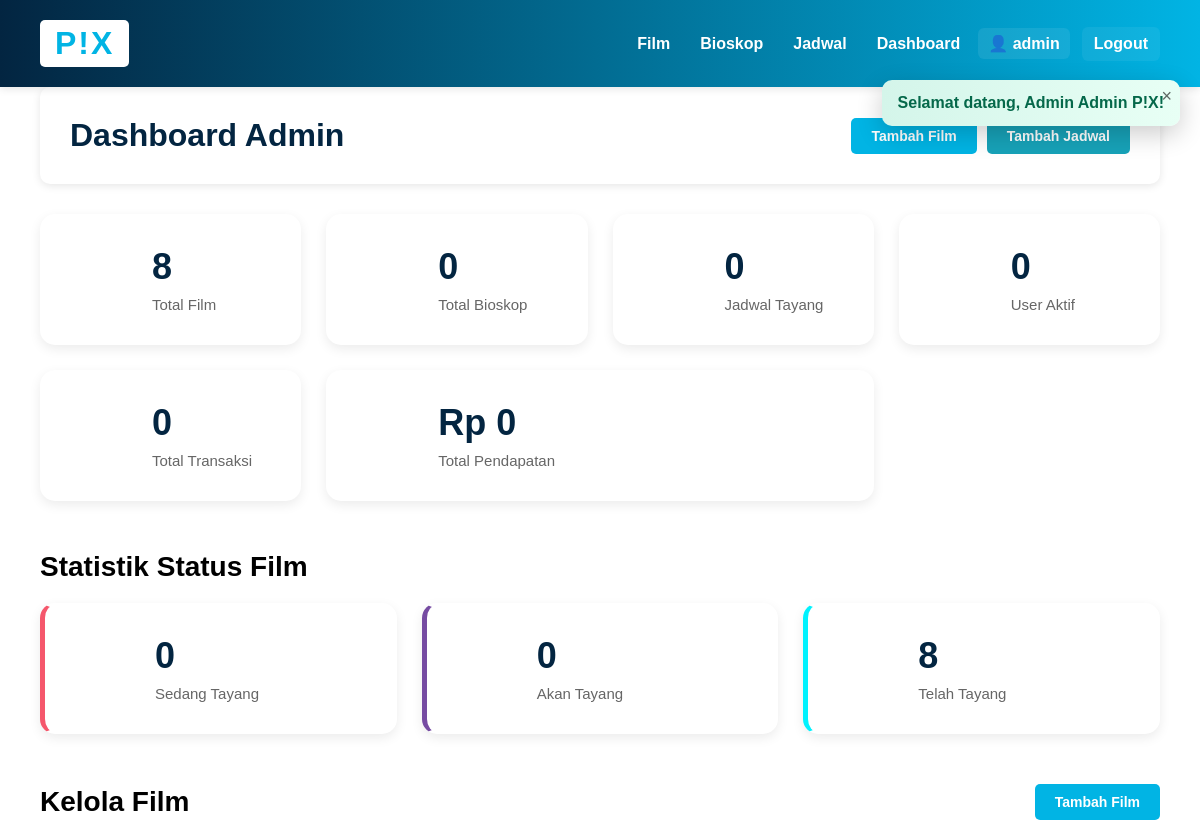
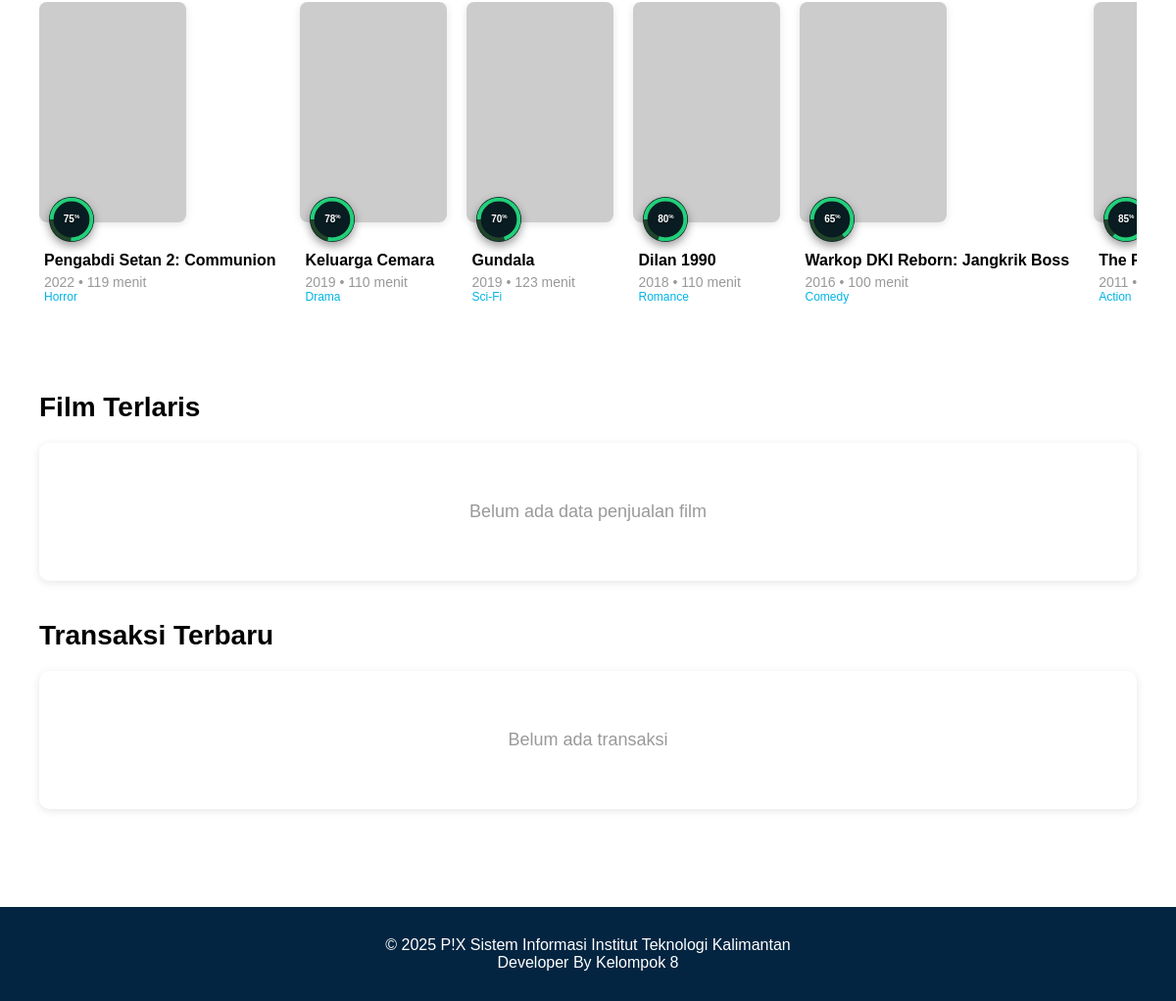
The page /index.php?module=admin&action=dashboard (signed in) on the database its author committed (2 pictures, top to bottom).
### tables this page shows
CREATE TABLE Film (
    id_film INT PRIMARY KEY AUTO_INCREMENT,
    judul_film VARCHAR(200) NOT NULL,
    tahun_rilis YEAR NOT NULL,
    durasi_menit INT NOT NULL,
    sipnosis TEXT,
    rating DECIMAL(3,1) CHECK (rating >= 0 AND rating <= 10),
    poster_url VARCHAR(500) DEFAULT 'https://via.placeholder.com/300x450',
    id_genre INT,
    created_at TIMESTAMP DEFAULT CURRENT_TIMESTAMP,
    updated_at TIMESTAMP DEFAULT CURRENT_TIMESTAMP ON UPDATE CURRENT_TIMESTAMP,
    FOREIGN KEY (id_genre) REFERENCES Genre(id_genre) ON DELETE SET NULL,
    INDEX idx_film_genre (id_genre),
    INDEX idx_film_judul (judul_film),
    INDEX idx_film_rating (rating)
);

CREATE TABLE Genre (
    id_genre INT PRIMARY KEY AUTO_INCREMENT,
    nama_genre VARCHAR(50) NOT NULL,
    deskripsi TEXT,
    created_at TIMESTAMP DEFAULT CURRENT_TIMESTAMP
);

### controllers/AdminController.php (called while the page is built, shortened)
<?php
require_once 'config/database.php';
require_once 'models/Film.php';
require_once 'models/Transaksi.php';
require_once 'models/QueryBuilder.php';
class AdminController {
    private $db;
    private $film;
    private $transaksi;
    private $qb;
    public function __construct() {
        $database = new Database();
        $this->db = $database->getConnection();
        $this->film = new Film($this->db);
        $this->transaksi = new Transaksi($this->db);
        $this->qb = new QueryBuilder($this->db);
    }
    public function dashboard() {
        $totalFilms = $this->qb->reset()->table('Film')->count();
        $totalBioskops = $this->qb->reset()->table('Bioskop')->count();
        $totalJadwals = $this->qb->reset()->table('Jadwal_Tayang')->count();
        $totalUsers = $this->qb->reset()->table('User')->count();
        $totalTransaksi = $this->transaksi->countTotal();
        $totalRevenue = $this->transaksi->getTotalRevenue();
        $query = "SELECT t.*,
                         u.nama_lengkap as nama_user,
                         u.email,
                         u.no_telpon
                  FROM Transaksi t
                  LEFT JOIN User u ON t.id_user = u.id_user
                  ORDER BY t.tanggal_transaksi DESC
                  LIMIT 10";
        $stmt = $this->db->prepare($query);
        $stmt->execute();
        $recentTransactions = $stmt->fetchAll(PDO::FETCH_ASSOC);
        $query = "SELECT
                    f.id_film,
                    f.judul_film,
                    f.poster_url,
                    COUNT(DISTINCT t.id_transaksi) as total_transaksi,
                    COALESCE(SUM(t.jumlah_tiket), 0) as total_tiket,
                    COALESCE(SUM(t.total_harga), 0) as total_pendapatan
                  FROM Film f
                  LEFT JOIN Jadwal_Tayang jt ON f.id_film = jt.id_film
                  LEFT JOIN Detail_Transaksi dt ON jt.id_tayang = dt.id_jadwal_tayang
                  LEFT JOIN Transaksi t ON dt.id_transaksi = t.id_transaksi
                    AND t.status_pembayaran = 'berhasil'
                  GROUP BY f.id_film, f.judul_film, f.poster_url
                  HAVING total_tiket > 0
                  ORDER BY total_tiket DESC
                  LIMIT 5";
        $stmt = $this->db->prepare($query);
        $stmt->execute();
        $topFilms = $stmt->fetchAll(PDO::FETCH_ASSOC);
        $stmt = $this->film->readAll();
        $films = $stmt->fetchAll(PDO::FETCH_ASSOC);
        require_once 'views/admin/dashboard.php';
    }
}
?>

### config/database.php (called while the page is built, shortened)
<?php
class Database {
    private $host = "localhost";
    private $db_name = "pix_database";
    private $username = "root";
    private $password = "";
    public function getConnection() {
        $this->conn = null;
        try {
            $this->conn = new PDO(
                "mysql:host=" . $this->host . ";dbname=" . $this->db_name,
                $this->username,
                $this->password
            );
            $this->conn->setAttribute(PDO::ATTR_ERRMODE, PDO::ERRMODE_EXCEPTION);
            $this->conn->exec("set names utf8mb4");
        } catch(PDOException $exception) {
            echo "Connection error: " . $exception->getMessage();
        }
        return $this->conn;
    }
}
?>

### models/QueryBuilder.php (called while the page is built, shortened)
<?php
class QueryBuilder {
    private $pdo;
    private $table;
    private $bindings = [];
    private $select = '*';
    private $joins = [];
    private $wheres = [];
    private $orderBy = [];
    public function __construct($pdo) {
        $this->pdo = $pdo;
    }
    public function table($table) {
        $this->table = $table;
        return $this;
    }
    public function select($columns = '*') {
        if (is_array($columns)) {
            $this->select = implode(', ', $columns);
        } else {
            $this->select = $columns;
        }
        return $this;
    }
    public function join($table, $first, $operator, $second, $type = 'INNER') {
        $this->joins[] = "$type JOIN $table ON $first $operator $second";
        return $this;
    }
    public function leftJoin($table, $first, $operator, $second) {
        return $this->join($table, $first, $operator, $second, 'LEFT');
    }
    public function where($column, $operator, $value = null) {
        $placeholder = ':where_' . count($this->bindings);
        $this->wheres[] = "$column $operator $placeholder";
        $this->bindings[$placeholder] = $value;
        return $this;
    }
    public function orderBy($column, $direction = 'ASC') {
        $this->orderBy[] = "$column $direction";
        return $this;
    }
    private function buildSelectQuery() {
        $query = "SELECT {$this->select} FROM {$this->table}";
        if (!empty($this->joins)) {
            $query .= ' ' . implode(' ', $this->joins);
        }
        if (!empty($this->wheres)) {
            $query .= ' WHERE ' . implode(' AND ', $this->wheres);
        }
        if (!empty($this->orderBy)) {
            $query .= ' ORDER BY ' . implode(', ', $this->orderBy);
        }
        return $query;
    }
    public function get() {
        $query = $this->buildSelectQuery();
        $stmt = $this->pdo->prepare($query);
        $stmt->execute($this->bindings);
        return $stmt;
    }
    public function count() {
        $originalSelect = $this->select;
        $this->select = 'COUNT(*) as total';
        $query = $this->buildSelectQuery();
        $stmt = $this->pdo->prepare($query);
        $stmt->execute($this->bindings);
        $result = $stmt->fetch(PDO::FETCH_ASSOC);
        $this->select = $originalSelect;
        return (int) $result['total'];
    }
    public function reset() {
        $this->bindings = [];
        $this->select = '*';
        $this->joins = [];
        $this->wheres = [];
        $this->orderBy = [];
        $this->limit = null;
        $this->offset = null;
        return $this;
    }
}
?>

### models/Transaksi.php (called while the page is built, shortened)
<?php
require_once 'models/QueryBuilder.php';
class Transaksi {
    private $conn;
    private $qb;
    private $table_name = "Transaksi";
    public function __construct($db) {
        $this->conn = $db;
        $this->qb = new QueryBuilder($db);
    }
    public function countTotal() {
        return $this->qb->reset()
            ->table($this->table_name)
            ->count();
    }
    public function getTotalRevenue() {
        $query = "SELECT SUM(total_harga) as total FROM " . $this->table_name . "
                  WHERE status_pembayaran = 'berhasil'";
        $stmt = $this->conn->prepare($query);
        $stmt->execute();
        $row = $stmt->fetch(PDO::FETCH_ASSOC);
        return $row['total'] ?? 0;
    }
}
?>

### models/Film.php (called while the page is built, shortened)
<?php
require_once 'models/QueryBuilder.php';
class Film {
    private $conn;
    private $qb;
    private $table_name = "Film";
    public function __construct($db) {
        $this->conn = $db;
        $this->qb = new QueryBuilder($db);
    }
    public function readAll() {
        $stmt = $this->qb->reset()
            ->table($this->table_name . ' f')
            ->select('f.*, g.nama_genre')
            ->leftJoin('Genre g', 'f.id_genre', '=', 'g.id_genre')
            ->orderBy('f.tahun_rilis', 'DESC')
            ->get();
        return $stmt;
    }
public function readAkanTayang() {
    $query = "SELECT DISTINCT f.*, g.nama_genre
              FROM " . $this->table_name . " f
              LEFT JOIN Genre g ON f.id_genre = g.id_genre
              LEFT JOIN Jadwal_Tayang jt ON f.id_film = jt.id_film
              WHERE jt.tanggal_tayang > CURDATE()
                AND NOT EXISTS (
                    SELECT 1 FROM Jadwal_Tayang jt2
                    WHERE jt2.id_film = f.id_film
                    AND jt2.tanggal_tayang <= CURDATE()
                )
              GROUP BY f.id_film
              ORDER BY f.tahun_rilis DESC";
    $stmt = $this->conn->prepare($query);
    $stmt->execute();
    return $stmt;
}
public function readSedangTayang() {
    $query = "SELECT DISTINCT f.*, g.nama_genre
              FROM " . $this->table_name . " f
              LEFT JOIN Genre g ON f.id_genre = g.id_genre
              INNER JOIN Jadwal_Tayang jt ON f.id_film = jt.id_film
              WHERE CONCAT(jt.tanggal_tayang, ' ', jt.jam_selesai) >= NOW()
                AND jt.tanggal_tayang <= DATE_ADD(CURDATE(), INTERVAL 7 DAY)
              GROUP BY f.id_film
              ORDER BY f.tahun_rilis DESC";
    $stmt = $this->conn->prepare($query);
    $stmt->execute();
    return $stmt;
}
public function readTelahTayang() {
    $query = "SELECT DISTINCT f.*, g.nama_genre
              FROM " . $this->table_name . " f
              LEFT JOIN Genre g ON f.id_genre = g.id_genre
              LEFT JOIN Jadwal_Tayang jt ON f.id_film = jt.id_film
              WHERE NOT EXISTS (
                    SELECT 1 FROM Jadwal_Tayang jt2
                    WHERE jt2.id_film = f.id_film
                    AND CONCAT(jt2.tanggal_tayang, ' ', jt2.jam_selesai) >= NOW()
                )
              GROUP BY f.id_film
              ORDER BY f.tahun_rilis DESC";
    $stmt = $this->conn->prepare($query);
    $stmt->execute();
    return $stmt;
}
public function countByStatus($status) {
    switch($status) {
        case 'akan_tayang':
            $stmt = $this->readAkanTayang();
            break;
        case 'sedang_tayang':
            $stmt = $this->readSedangTayang();
            break;
        case 'telah_tayang':
            $stmt = $this->readTelahTayang();
            break;
    }
    return $stmt->rowCount();
}
}
?>

### views/admin/dashboard.php (the view, shortened to what this page needs)
<?php require_once 'views/layouts/header.php'; ?>
<div class="container">
    <div class="header-section">
        <h1>Dashboard Admin</h1>
        <div style="display: flex; gap: 10px;">
            <a href="index.php?module=admin&action=createFilm" class="btn btn-primary">Tambah Film</a>
            <a href="index.php?module=jadwal&action=create" class="btn btn-info">Tambah Jadwal</a>
        </div>
    </div>
    <div class="stats-grid">
        <div class="stat-card">
            <div class="stat-info">
                <h3><?php echo $totalFilms; ?></h3>
                <p>Total Film</p>
            </div>
        </div>
        <div class="stat-card">
            <div class="stat-info">
                <h3><?php echo $totalBioskops; ?></h3>
                <p>Total Bioskop</p>
            </div>
        </div>
        <div class="stat-card">
            <div class="stat-info">
                <h3><?php echo $totalJadwals; ?></h3>
                <p>Jadwal Tayang</p>
            </div>
        </div>
        <div class="stat-card">
            <div class="stat-info">
                <h3><?php echo $totalUsers; ?></h3>
                <p>User Aktif</p>
            </div>
        </div>
        <div class="stat-card">
            <div class="stat-info">
                <h3><?php echo $totalTransaksi; ?></h3>
                <p>Total Transaksi</p>
            </div>
        </div>
        <div class="stat-card" style="grid-column: span 2;">
            <div class="stat-info">
                <h3>Rp <?php echo number_format($totalRevenue, 0, ',', '.'); ?></h3>
                <p>Total Pendapatan</p>
            </div>
        </div>
    </div>
    <div class="section-header" style="margin-top: 40px;">
        <h2> Statistik Status Film</h2>
    </div>
    <div class="stats-grid" style="grid-template-columns: repeat(3, 1fr);">
        <?php
        require_once 'models/Film.php';
        $filmModel = new Film($this->db);
        $countSedangTayang = $filmModel->countByStatus('sedang_tayang');
        $countAkanTayang = $filmModel->countByStatus('akan_tayang');
        $countTelahTayang = $filmModel->countByStatus('telah_tayang');
        ?>
        <div class="stat-card" style="border-left: 5px solid #f5576c;">
            <div class="stat-info">
                <h3><?php echo $countSedangTayang; ?></h3>
                <p>Sedang Tayang</p>
            </div>
        </div>
        <div class="stat-card" style="border-left: 5px solid #764ba2;">
            <div class="stat-info">
                <h3><?php echo $countAkanTayang; ?></h3>
                <p>Akan Tayang</p>
            </div>
        </div>
        <div class="stat-card" style="border-left: 5px solid #00f2fe;">
            <div class="stat-info">
                <h3><?php echo $countTelahTayang; ?></h3>
                <p>Telah Tayang</p>
            </div>
        </div>
    </div>
    <div class="section-header" style="margin-top: 40px;">
        <h2>Kelola Film</h2>
        <a href="index.php?module=admin&action=createFilm" class="btn btn-primary">Tambah Film</a>
    </div>
    <?php if(empty($films)): ?>
        <div class="empty-state">
            <p>Belum ada film</p>
            <a href="index.php?module=admin&action=createFilm" class="btn btn-primary">Tambah Film Pertama</a>
        </div>
    <?php else: ?>
        <div class="movie-scroll" style="margin-bottom: 40px;">
            <?php foreach($films as $film): ?>
                <div class="movie-card-scroll">
                    <div class="movie-poster-scroll">
                        <img src="<?php echo htmlspecialchars($film['poster_url'] ?? 'https://via.placeholder.com/150x225'); ?>"
                             alt="<?php echo htmlspecialchars($film['judul_film']); ?>">
                        <div class="rating-badge">
                            <span class="rating-circle">
                                <svg viewBox="0 0 36 36">
                                    <path d="M18 2.0845 a 15.9155 15.9155 0 0 1 0 31.831 a 15.9155 15.9155 0 0 1 0 -31.831"
                                        fill="none" stroke="#204529" stroke-width="3"/>
                                    <path d="M18 2.0845 a 15.9155 15.9155 0 0 1 0 31.831 a 15.9155 15.9155 0 0 1 0 -31.831"
                                        fill="none" stroke="#21d07a" stroke-width="3"
                                        stroke-dasharray="<?php echo ($film['rating'] * 10) . ', 100'; ?>"/>
                                </svg>
                                <span class="rating-number"><?php echo number_format($film['rating'] * 10, 0); ?></span>
                            </span>
                        </div>
                    </div>
                    <div class="movie-info-scroll">
                        <h3><?php echo htmlspecialchars($film['judul_film']); ?></h3>
                        <p class="movie-date"><?php echo $film['tahun_rilis']; ?> • <?php echo $film['durasi_menit']; ?> menit</p>
                        <p style="font-size: 12px; color: #01b4e4;">
                            <?php echo htmlspecialchars($film['nama_genre'] ?? 'No Genre'); ?>
                        </p>
                    </div>
                </div>
            <?php endforeach; ?>
        </div>
    <?php endif; ?>
    <div class="section-header" style="margin-top: 40px;">
        <h2>Film Terlaris</h2>
    </div>
    <?php if(empty($topFilms)): ?>
        <div class="empty-state">
            <p>Belum ada data penjualan film</p>
        </div>
    <?php endif; ?>
    <div class="section-header" style="margin-top: 40px;">
        <h2>Transaksi Terbaru</h2>
    </div>
    <?php if(empty($recentTransactions)): ?>
        <div class="empty-state">
            <p>Belum ada transaksi</p>
        </div>
    <?php endif; ?>
</div>
<?php require_once 'views/layouts/footer.php'; ?>

### rows shown on the page
film: $film['rating']*10 "75", judul_film "Pengabdi Setan 2: Communion", tahun_rilis "2022", durasi_menit "119", id_genre.nama_genre "Horror"
film: $film['rating']*10 "78", judul_film "Keluarga Cemara", tahun_rilis "2019", durasi_menit "110", id_genre.nama_genre "Drama"
film: $film['rating']*10 "70", judul_film "Gundala", tahun_rilis "2019", durasi_menit "123", id_genre.nama_genre "Sci-Fi"
film: $film['rating']*10 "80", judul_film "Dilan 1990", tahun_rilis "2018", durasi_menit "110", id_genre.nama_genre "Romance"
film: $film['rating']*10 "65", judul_film "Warkop DKI Reborn: Jangkrik Boss", tahun_rilis "2016", durasi_menit "100", id_genre.nama_genre "Comedy"
film: $film['rating']*10 "85", judul_film "The…", tahun_rilis "2011", id_genre.nama_genre "Action"

### other values the page prints
$_SESSION['admin_username'] "admin"
$msg "Selamat datang, Admin Admin P!X!"
$totalFilms "8"
$totalBioskops "0"
$totalJadwals "0"
$totalUsers "0"
$totalTransaksi "0"
$totalRevenue "0"
$countSedangTayang "0"
$countAkanTayang "0"
$countTelahTayang "8"
